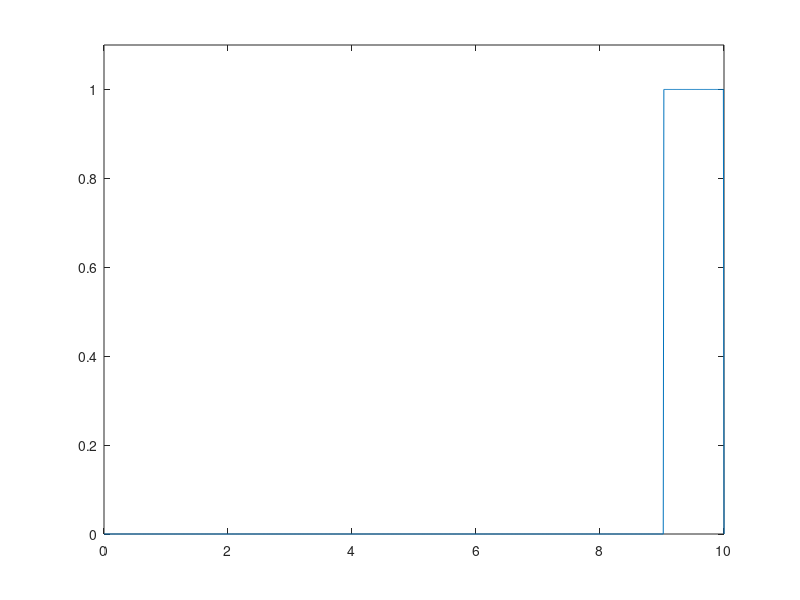

MATLAB code to generate this figure:
#ex 2.6

c= 3e+8;

L = 10;#comprimento
T = L/c;#tempo total

dx = 1e-2;
x = 0:dx:L;

S = 1;# S = 1 "magical step"

dt = S*dx/c; #2.28a
t = 0:dt:T;

Lx = length(x);
Lt = length(t); 

u = zeros(Lt,Lx);

function y = start(k,L,c) #fonte
  if k < L /(10*c);
    y = 1;
  else y = 0;
  endif
endfunction



tic
for n = 3:Lt;
  u(n-1,1) = start(n*dt,L,c);
  u(n,2:Lx-1) =  u(n-1,3:Lx) - u(n-2,2:Lx-1) + u(n-1,1:Lx-2); #2.17  
endfor
toc

#plot grafico
U = u(1,:);
plot (x, U,'ydatasource','U');
axis([0 L 1.1*min(min(u)) 1.1*max(max(u))]);

for n = 1:Lt
  U = u(n,:);
  refreshdata
  drawnow
endfor
clear

